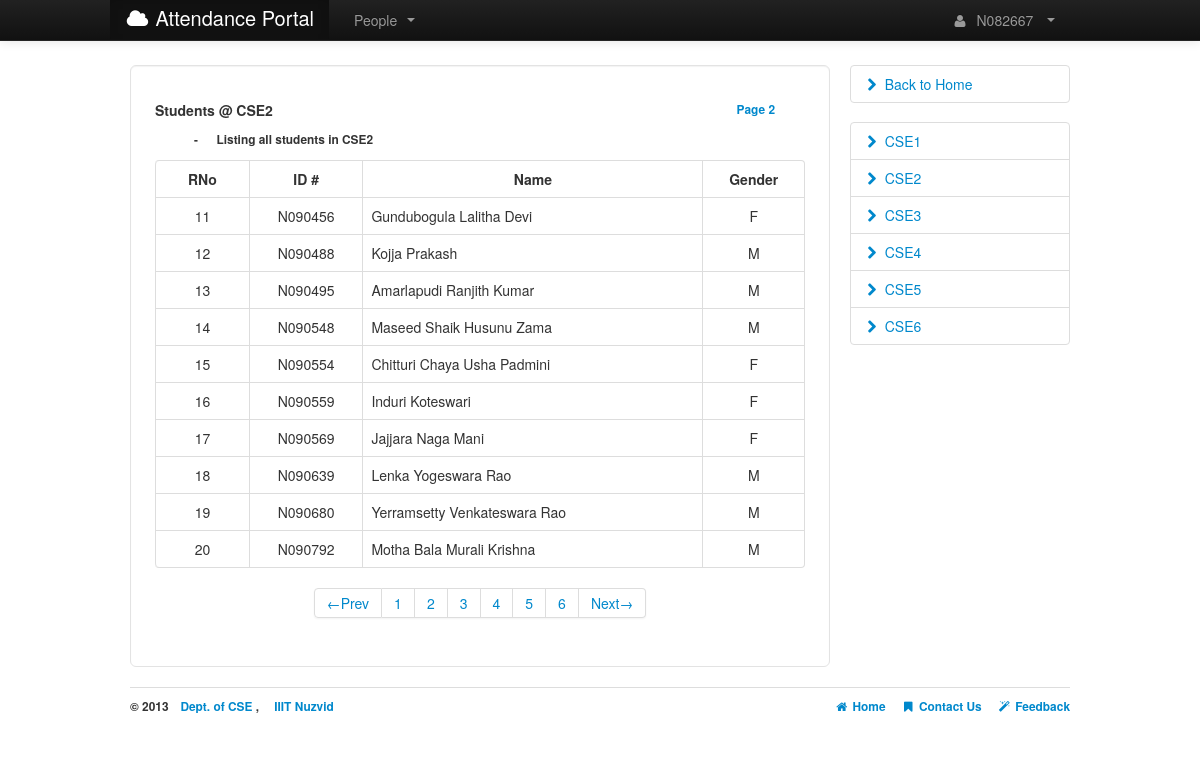
The page /browsestudents.php?CSE2/2/ (signed in) on the database its author committed.
### tables this page shows
CREATE TABLE IF NOT EXISTS `CSE09_Students` (
  `Id` varchar(10) NOT NULL,
  `RNo` int(2) NOT NULL DEFAULT '0',
  `Name` varchar(50) NOT NULL,
  `Gender` varchar(1) NOT NULL,
  `Branch` varchar(5) NOT NULL,
  `Class` int(1) NOT NULL,
  `Password` varchar(32) NOT NULL,
  `Picture` varchar(30) NOT NULL,
  `PhoneNo` varchar(10) NOT NULL DEFAULT '0',
  `Position` varchar(5) NOT NULL,
  PRIMARY KEY (`Id`)
);

### config/globals.php (called while the page is built, shortened)
<?php
$branchyear = 'CSE09';
$globalbranch = "CSE";
$classno = 6 ;
?>

### browsestudents.php (the view, shortened to what this page needs)
<?php
require('functions.php');
function classes($classno,$branch) {
	echo "<ul class='nav nav-tabs nav-stacked'>";
	for($i = 1; $i <=$classno ; $i++) {
		echo <<< a
		<li><a href="?$branch$i/1/">$branch$i<i class="icon-chevron-right pull-left" style="padding-top:5px;"></i></a> </li>\n
a;
	}
	echo "</ul>";
}
function browse_students($title){
	if(!check_login()){
		header('location:login.php');
	}
	else{
		include 'config/globals.php';
		$cls_page=$_SERVER['QUERY_STRING'];
		$cp=explode('/',$cls_page);
		$len=count($cp);
		if($len == 2 or ($len == 3 and $cp[2]==null)){
			$class='/^'.$globalbranch.'[1-'.$classno.']{1}$/';
			$page='/^[1-9]{1}$/';
			if(preg_match($class,$cp[0]) and preg_match($page,$cp[1])){
				include 'config/settings.php';
				$table = $branchyear.'_Students';
				echo "<!DOCTYPE html>\n<html>\n";
				echo "\n<body>";
				echo <<< browse
					<div class="container" style="margin-top:-15px;height:450px;"><br>
						<div class="row">
							<div class="span9">
								<div class="well well-large" style="background:#FFF;">
									<div class="row">
										<div id="step1" class="span4">
											<h5>Students @ $cp[0] </h5>
											<h6> &emsp;&emsp;&emsp; - &emsp; Listing all students in $cp[0] </h6>
										</div>
										<div id="page1" class="span4">
											<a class="pull-right"><h6>Page $cp[1]  </h6></a>
										</div>
									</div>
									<div id=$cp[0] >
										<table class="table  table-hover table-bordered "  style="padding:0px;">
											<thead>
												<tr>
													<th style="text-align:center;" class="span1">RNo</th>
													<th style="text-align:center;" class="span1">ID #</th>
													<th style="text-align:center;" class="span3">Name</th>
													<th style="text-align:center;" class="span1">Gender</th>
												</tr>
											</thead>
											<tbody>
browse;
				$page=$cp[1];
				$prev=$page-1;
				$next=$page+1;
				$per_page=10;
				$slimit=($page-1)*10;
				$branch=substr($cp[0],0,strlen($cp[0])-1);
				$class=substr($cp[0],-1);
				$query1=mysql_query("SELECT Id From ".$table." WHERE Branch = '$branch' and Class = '$class';");
				$strength=mysql_num_rows($query1);
				$query="SELECT Id,Name,Gender,RNo From ".$table." WHERE Branch='$branch' and Class='$class' LIMIT $slimit,$per_page;";
				$exe=mysql_query($query) or die(mysql_error());
				$lastpage=ceil($strength/$per_page);
				for($i=0;$i<mysql_num_rows($exe);$i++){
					$det=mysql_fetch_array($exe);
					$lnk = "./students.php?".$det[0]."/sub";
					$nm = ucwords(strtolower($det[1]));
					echo <<< student
					<tr onclick="document.location.href='$lnk';" style='cursor:pointer;'>
						<td style="text-align:center;">$det[3]</td>
						<td style="text-align:center;">$det[0]</td>
						<td>$nm</td>
						<td style="text-align:center;" >$det[2]</td>
					</tr>
student;
				}
				echo <<< next
				</tbody>
				</table>
				</div>
				<div class="pagination pagination-centered">
				<ul>
next;
				if($page == 1 and $strength > 0){
					echo "<li class='disabled'><a>&larr;Prev</a></li>";
					for($i=1;$i<=$lastpage;$i++){
						echo "<li><a href='?$cp[0]/$i/'>$i</a></li>";
					}
					echo "<li><a href='?$cp[0]/$next/'>Next&rarr;</a></li>";
				}
				elseif($page > 1 and $page < $lastpage){
					echo "<li><a href='?$cp[0]/$prev/'>&larr;Prev</a></li>";
					for($i=1;$i<=$lastpage;$i++){
						echo "<li><a href='?$cp[0]/$i/'>$i</a></li>";
					}
					echo "<li><a href='?$cp[0]/$next/'>Next&rarr;</a></li>";
				}
				elseif($page == $lastpage){
					echo "<li><a href='?$cp[0]/$prev/'>&larr;Prev</a></li>";
					for($i=1;$i<=$lastpage;$i++){
						echo "<li><a href='?$cp[0]/$i/'>$i</a></li>";
					}
					echo "<li class='disabled'><a>Next&rarr;</a></li>";
				}
				else echo "No records found.";
				echo <<< next
						</ul>
						</div>
						</div>
						</div>
						<div class="span3">
next;
				classes($classno,$globalbranch);
				echo "</div></div>";
				echo "\n</div></body>\n</html>";
			}
			else echo "Error :  Invalid syntax in URL.<br>";
		}
		else echo "Error :  Invalid syntax in URL.<br>";
	}
}
browse_students("Browse Students");
?>

### assets/css/application.css (style rules this page uses)
body { margin-top:60px; }

### rows shown on the page
cse09_students: RNo "11", Id "N090456", Name "Gundubogula Lalitha Devi", Gender "F"
cse09_students: RNo "12", Id "N090488", Name "Kojja Prakash", Gender "M"
cse09_students: RNo "13", Id "N090495", Name "Amarlapudi Ranjith Kumar", Gender "M"
cse09_students: RNo "14", Id "N090548", Name "Maseed Shaik Husunu Zama", Gender "M"
cse09_students: RNo "15", Id "N090554", Name "Chitturi Chaya Usha Padmini", Gender "F"
cse09_students: RNo "16", Id "N090559", Name "Induri Koteswari", Gender "F"
cse09_students: RNo "17", Id "N090569", Name "Jajjara Naga Mani", Gender "F"
cse09_students: RNo "18", Id "N090639", Name "Lenka Yogeswara Rao", Gender "M"
cse09_students: RNo "19", Id "N090680", Name "Yerramsetty Venkateswara Rao", Gender "M"
cse09_students: RNo "20", Id "N090792", Name "Motha Bala Murali Krishna", Gender "M"

### other values the page prints
$userid "N082667"
$cp[0] "CSE2"
$cp[1] "2"
